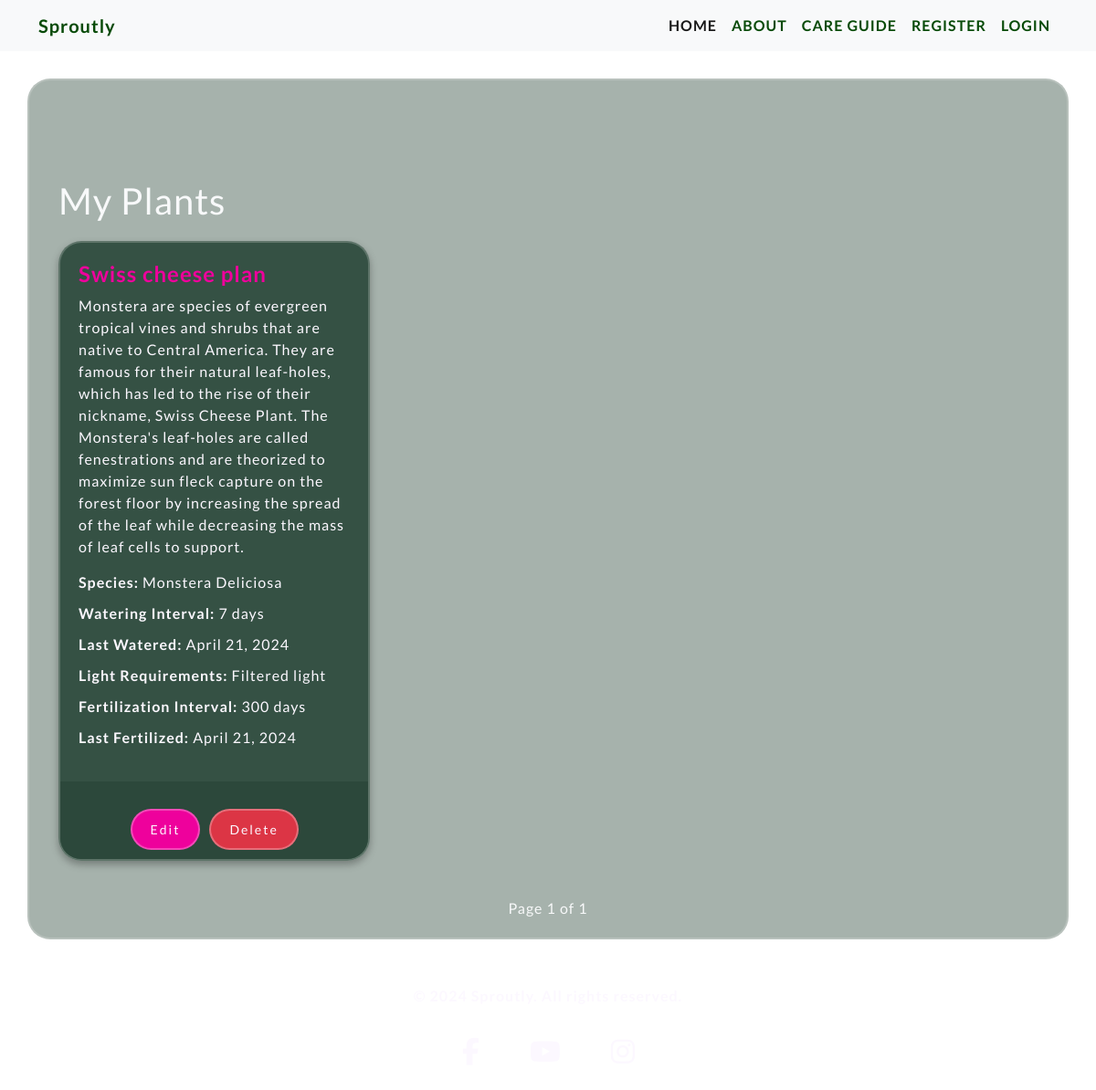
/plants/, run on an earlier commit of the app's database.
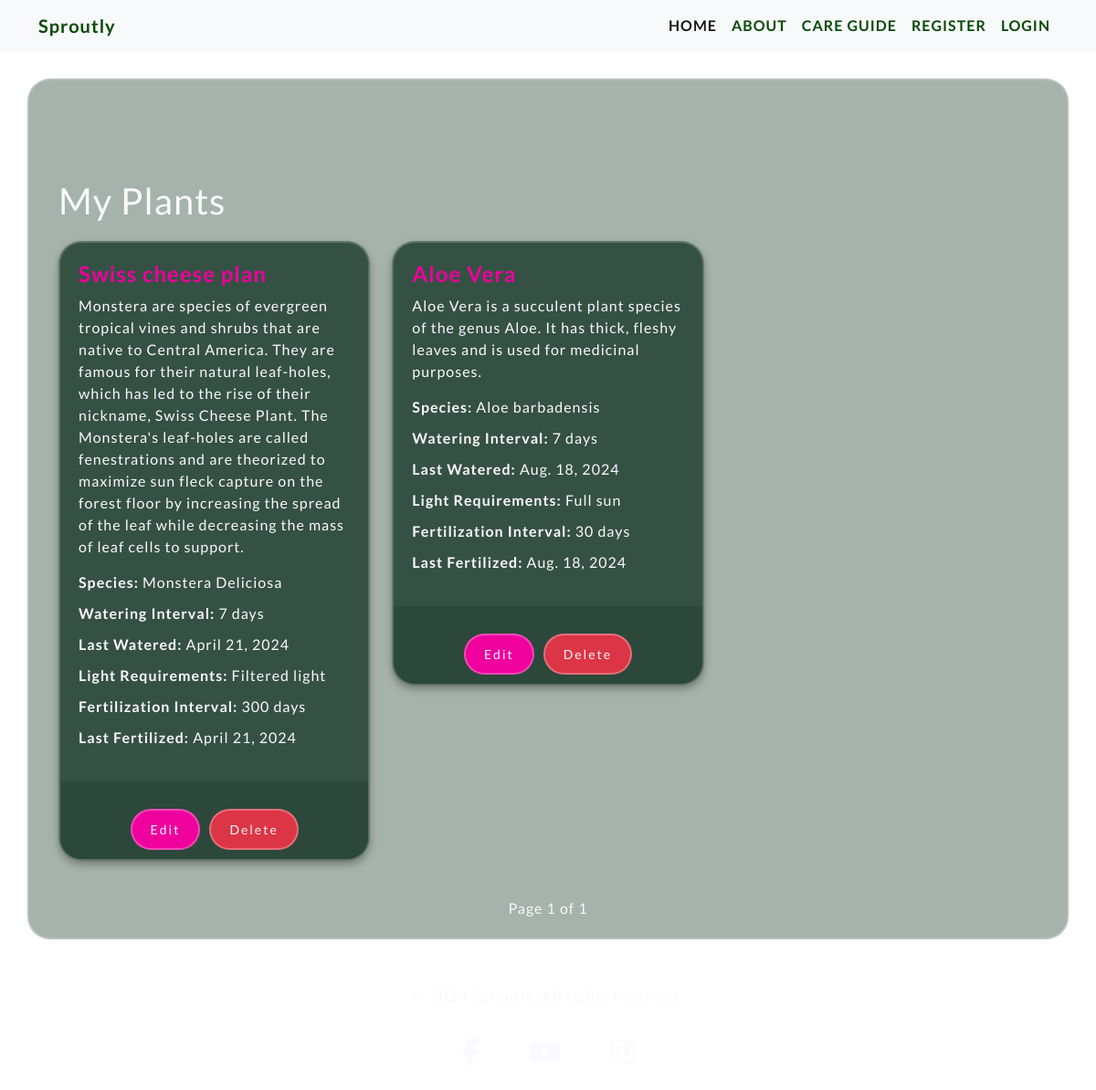
And on a later commit of the database.
### plants/models.py (models this page shows, shortened)
class Plant(models.Model):
    name = models.CharField(max_length=100, null=False, blank=False)
    species = models.CharField(max_length=100)
    description = models.TextField(default="No description provided")
    watering_interval = models.IntegerField(help_text="Days between watering")
    light_requirements = models.CharField(max_length=100, default="Unknown Light Requirements")
    last_watered = models.DateField(auto_now_add=True)
    fertilization_interval = models.IntegerField(help_text="Days between fertilization")
    last_fertilized = models.DateField(auto_now_add=True)
    image = models.ImageField(upload_to='plant_images', default='plant_images/default_plant.jpg')
    user = models.ForeignKey(settings.AUTH_USER_MODEL, on_delete=models.CASCADE, default=1)

### plants/views.py (the view)
# urls.py: path('plants/', views.plant_list_view, name='plant_list'),
def plant_list_view(request):
    plant_list = Plant.objects.all()
    paginator = Paginator(plant_list, 25)
    page_number = request.GET.get('page', 1)
    page_obj = paginator.get_page(page_number)
    context = {'page_obj': page_obj}
    return render(request, 'plants/plant_list.html', context)

### plants/templates/plants/plant_list.html (shortened to what this page needs)
{% extends 'base.html' %}
{% block content %}
    <div class="container mt-5">
        <h1>My Plants</h1>
        <div class="row">
            {% for plant in page_obj %}
                <div class="col-md-4">
                    <div class="card">
                        <div class="card-body">
                            <h5 class="card-title">{{ plant.name }}</h5>
                            <p class="card-text">{{ plant.description }}</p>
                            <ul class="list-unstyled">
                                <li><strong>Species:</strong> {{ plant.species }}</li>
                                <li><strong>Watering Interval:</strong> {{ plant.watering_interval }} days</li>
                                <li><strong>Last Watered:</strong> {{ plant.last_watered }}</li>
                                <li><strong>Light Requirements:</strong> {{ plant.light_requirements }}</li>
                                <li><strong>Fertilization Interval:</strong> {{ plant.fertilization_interval }} days</li>
                                <li><strong>Last Fertilized:</strong> {{ plant.last_fertilized }}</li>
                            </ul>
                        </div>
                        <div class="card-actions">
                            <a href="{% url 'edit_plant' plant.id %}" class="btn btn-primary btn-sm">Edit</a>
                            <a href="{% url 'delete_plant' plant.id %}" class="btn btn-danger btn-sm" onclick="return confirm('Are you sure you want to delete this plant?');">Delete</a>
                        </div>
                    </div>
                </div>
            {% endfor %}
        </div>
        <div class="pagination d-flex">
            <span class="current">
                Page {{ page_obj.number }} of {{ page_obj.paginator.num_pages }}
            </span>
        </div>
    </div>
{% endblock content %}

### templates/base.html (shortened to what this page needs)
{% load static %}
<!DOCTYPE html>
<html lang="en">
<head>
  <link rel="stylesheet" href="https://cdn.jsdelivr.net/npm/bootstrap@5.2.2/dist/css/bootstrap.min.css">
  <link rel="stylesheet" href="{% static 'assets/style.css' %}">
</head>
<body>
  <nav class="navbar navbar-expand-lg navbar-light bg-light">
    <div class="container">
      <a class="navbar-brand" href="{% url 'home' %}">Sproutly</a>
      <div class="collapse navbar-collapse" id="navbarNav">
        <ul class="navbar-nav ms-auto">
          <li class="nav-item">
            <a class="nav-link active" aria-current="page" href="{% url 'home' %}">Home</a>
          </li>
          <li class="nav-item">
            <a class="nav-link" href="{% url 'about' %}">About</a>
          </li>
          <li class="nav-item">
            <a class="nav-link" href="{% url 'plant-guide' %}">Care Guide </a>
          </li>
          {% if user.is_authenticated %}
          <li class="nav-item">
            <a class="nav-link {% if request.path == logout_url %}active{% endif %}" aria-current="page"
              href="{% url 'account_logout' %}">Logout</a>
          </li>
          {% else %}
          <li class="nav-item">
            <a class="nav-link {% if request.path == signup_url %}active{% endif %}" aria-current="page"
              href="{% url 'account_signup' %}">Register</a>
          </li>
          <li class="nav-item">
            <a class="nav-link {% if request.path == login_url %}active{% endif %}" aria-current="page"
              href="{% url 'account_login' %}">Login</a>
          </li>
          {% endif %}
        </ul>
      </div>
    </div>
  </nav>
  <main>
    <section class="hero d-flex align-items-center">
      <div class="container">
      </div>
    </section>
    {% block content %}{% endblock %}
  </main>
  <footer class="footer text-center">
    <div class="container">
      <p>&copy; 2024 Sproutly. All rights reserved.</p>
      <ul class="social-media-links">
        <li class="inline-link"><a href="#">
            <i class="fa-brands fa-facebook-f"></i>
          </a>
        </li>
        <li class="inline-link">
          <a href="#">
            <i class="fa-brands fa-youtube"></i>
          </a>
        </li>
        <li class="inline-link">
          <a href="#">
            <i class="fa-brands fa-instagram"></i>
          </a>
        </li>
      </ul>
    </div>
  </footer>
</body>
</html>

### staticfiles/assets/style.css (style rules this page uses)
body { font-family: 'Lato', sans-serif; letter-spacing: 1px; color: #f8f9fa; min-height: 100vh; margin: 0; padding: 0; background-image: url(../assets/pictures/IMG_5874.JPG); background-position: center; background-size: cover; }
.navbar-brand { color: rgb(7, 74, 7); font-weight: 600; }
.nav-link { color: rgb(7, 74, 7); font-weight: 600; text-transform: uppercase; }
main { background-color: rgba(42, 71, 57, 0.415); border: 2px solid rgba(255, 255, 255, 0.2); margin: 30px; padding: 20px; border-radius: 25px; backdrop-filter: blur(10px); min-height: 100vh; overflow-y: auto; }
.hero { font-weight: 600; font-size: large; }
.text-center { margin-bottom: 10px; }
.btn { background-color: #ee019c; color: #FCF8FF; padding: 10px 20px; border: none; border-radius: 25px; border: 2px solid rgba(255, 255, 255, 0.283); letter-spacing: 2px; cursor: pointer; transition: background-color 0.3s ease; margin-top: 20px; }
.social-media-links .inline-link { display: inline-block; margin: 10px; }
footer { color: #FCF8FF; padding-top: 20px; font-weight: 600; }
.social-media-links .inline-link { display: inline-block; font-size: 300%; margin: 10px; font-size: 30px; transition: transform 0.3s ease; }
.social-media-links li a { color: #FCF8FF; margin-right: 30px; }

### plants/templates/plants/plant_list.html (style rules this page uses)
.card { background-color: rgba(42, 71, 57, 0.9); border: 2px solid rgba(255, 255, 255, 0.2); border-radius: 25px; overflow: hidden; margin-bottom: 20px; color: #FCF8FF; box-shadow: 0 4px 8px rgba(0, 0, 0, 0.3); }
.card-body { padding: 20px; }
.card-title { font-size: 1.5rem; font-weight: 700; color: #ee019c; }
.card-text { margin-bottom: 15px; }
.list-unstyled { padding-left: 0; list-style: none; color: #FCF8FF; }
.list-unstyled li { margin-bottom: 10px; }
.card-actions { display: flex; justify-content: center; gap: 10px; padding: 10px; background-color: rgba(42, 71, 57, 0.8); }
.card-actions a { padding: 10px 20px; text-decoration: none; border-radius: 25px; color: #FCF8FF; }
.card-actions .btn-primary { background-color: #ee019c; border: 2px solid rgba(255, 255, 255, 0.283); }
.card-actions .btn-danger { background-color: #dc3545; border: 2px solid rgba(255, 255, 255, 0.283); }
.row { margin-top: 20px; }
.pagination { margin-top: 20px; justify-content: center; }

What changed in the data, as far as the page shows it:
added Plant: description "Aloe Vera is a succulent plant species of the genus Aloe. It has thick, fleshy leaves and is used for medicinal purposes.", species "Aloe barbadensis", watering_interval "7", last_watered "Aug. 18, 2024", light_requirements "Full sun", fertilization_interval "30", last_fertilized "Aug. 18, 2024"
